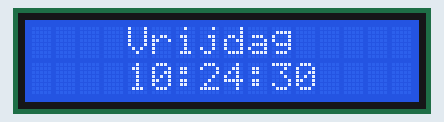
Bench run of a sketch on a simulated Arduino Uno, built with avr-gcc and run on an emulated ATmega328P. Shown: 16×2 character LCD. The local clock reads 2024-03-15 10:24:30 at power-on unless the sketch sets it.

Above: at 0.1 s.
At 3.1 s:
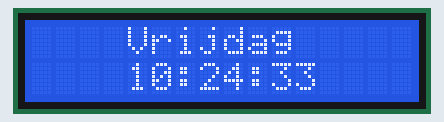
At 7.1 s:
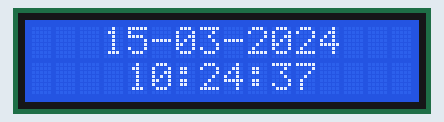
At 17.1 s:
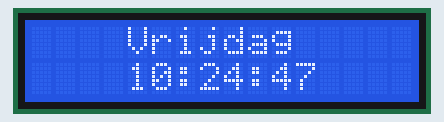
At 26.1 s:
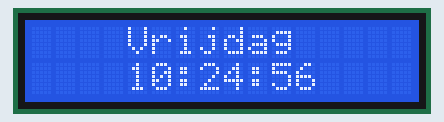
At 35.1 s:
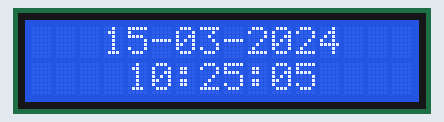

The sketch:

libRTC.ino
```cpp
#include "RTClib.h"

RTC_DS1307 rtc;

const String DAY[7] = {"Zondag", "Maandag", "Dinsdag", "Woensdag", "Donderdag", "Vrijdag", "Zaterdag"};

/**
 * If the RTC is not running, set the current date and time during compiling so it will start counting.
 */
void rtcSetup() {
  if (!rtc.isrunning()) {
    rtc.adjust(DateTime(F(__DATE__), F(__TIME__)));
  }
}

/**
 * Get the current time from the RTC.
 *
 * @return String
 */
String rtcGetTime() {
  DateTime now = rtc.now();

  String hourFormatted = (int(now.hour()) < 10) ? "0" + String(now.hour()) : String(now.hour());
  String minuteFormatted = (int(now.minute()) < 10) ? "0" + String(now.minute()) : String(now.minute());
  String secondFormatted = (int(now.second()) < 10) ? "0" + String(now.second()) : String(now.second());

  return hourFormatted + ":" + minuteFormatted + ":" + secondFormatted;
}

/**
 * Get the current weekday.
 *
 * @return String
 */
String rtcGetWeekday() {
  DateTime now = rtc.now();
  return DAY[now.dayOfTheWeek()];
}

/**
 * Get the current date from the RTC.
 *
 * @return String
 */
String rtcGetDate() {
  DateTime now = rtc.now();
  String day = (int(now.day()) < 10) ? "0" + String(now.day()) : String(now.day());;
  String month = (int(now.month()) < 10) ? "0" + String(now.month()) : String(now.month());
  String year = String(now.year());
  return day + "-" + month + "-" + year;
}
```

RTC.ino
```cpp
#include  <Wire.h>

const int INTERVAL = 6000;
unsigned long timer = 0;
boolean showDate = false;

void setup() {
  lcdSetup();
  rtcSetup();
}

void loop() {
  if (timerIsPassed(timer, INTERVAL)) {
    timer = timeReset();
    lcdClear();
    showDate = !showDate;
  }

  lcdPrint((showDate) ? rtcGetDate() : rtcGetWeekday(), rtcGetTime());
}
```

libLcd.ino
```cpp
#include <LiquidCrystal_I2C.h>

const int LCD_ADDRESS = 0x27;
const int LCD_ROW_LENGTH = 16;
const int LCD_COL_HEIGHT = 2;

LiquidCrystal_I2C lcd(LCD_ADDRESS, LCD_ROW_LENGTH, LCD_COL_HEIGHT);

/**
 * Initialize the display, turn on the backlight and clear it.
 */
void lcdSetup() {
  lcd.init();
  lcd.backlight();
  lcd.clear();
}

/**
 * Display given text on the display.
 * @param String regel1 The text to be displayed on the first row.
 * @param String regel2 The text to be displayed on the second row.
 */
void lcdPrint(String row1, String row2) {
  lcd.setCursor(calcPosition(row1), 0);
  lcd.print(row1);
  lcd.setCursor(calcPosition(row2), 1);
  lcd.print(row2);
}

/**
 * Clear all the text from the display.
 */
void lcdClear() {
  lcd.clear();
}

/**
 * Calculate the cursor position so the text will be displayed in the center of a row.
 *
 * @param String text The text to be displayed.
 * @return integer
 */
int calcPosition(String text) {
  return (LCD_ROW_LENGTH - text.length()) / 2;
}
```

libTime.ino
```cpp
boolean timerIsPassed(unsigned long timer, int interval) {
  if (millis() - timer >= interval) {
    return true;
  } else {
    return false;
  }
}

unsigned long timeReset() {
  return millis();
}
```

Measured:
- what the display in image 1 shows lasts 1.0 s, from 3.0 s to 4.0 s
